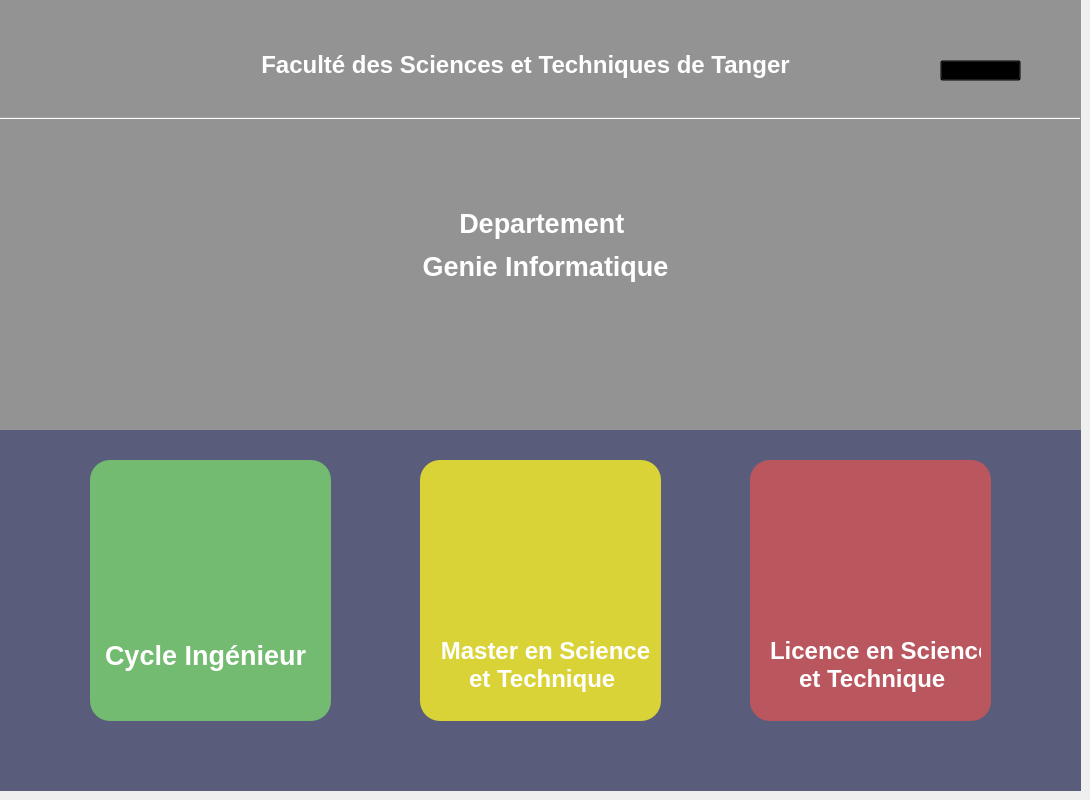
    <widget class="QWidget" name="welcomePage">
     <widget class="QLabel" name="backgroundImg">
      <property name="geometry">
       <rect>
        <x>0</x>
        <y>0</y>
        <width>1081</width>
        <height>431</height>
       </rect>
      </property>
      <property name="styleSheet">
       <string notr="true">background-image: url(:/assets/fstt.jpg);</string>
      </property>
      <property name="text">
       <string/>
      </property>
     </widget>
     <widget class="QLabel" name="label_2">
      <property name="geometry">
       <rect>
        <x>0</x>
        <y>0</y>
        <width>1081</width>
        <height>431</height>
       </rect>
      </property>
      <property name="styleSheet">
       <string notr="true">background-color: rgba(128, 128, 128, 210);</string>
      </property>
      <property name="text">
       <string/>
      </property>
     </widget>
     <widget class="QLabel" name="label_3">
      <property name="geometry">
       <rect>
        <x>0</x>
        <y>430</y>
        <width>1081</width>
        <height>361</height>
       </rect>
      </property>
      <property name="styleSheet">
       <string notr="true">background-color: rgb(89, 93, 123);</string>
      </property>
      <property name="text">
       <string/>
      </property>
     </widget>
     <widget class="QLabel" name="label_4">
      <property name="geometry">
       <rect>
        <x>0</x>
        <y>10</y>
        <width>161</width>
        <height>131</height>
       </rect>
      </property>
      <property name="styleSheet">
       <string notr="true">image: url(:/assets/FST-Tanger-removebg-preview.png);</string>
      </property>
      <property name="text">
       <string/>
      </property>
     </widget>
     <widget class="QLabel" name="label_7">
      <property name="geometry">
       <rect>
        <x>90</x>
        <y>460</y>
        <width>241</width>
        <height>261</height>
       </rect>
      </property>
      <property name="styleSheet">
       <string notr="true">background-color: rgba(124, 226, 107, 0.71);
border-radius: 20px;</string>
      </property>
      <property name="text">
       <string/>
      </property>
     </widget>
     <widget class="QPushButton" name="cyclebtn">
      <property name="geometry">
       <rect>
        <x>90</x>
        <y>460</y>
        <width>241</width>
        <height>261</height>
       </rect>
      </property>
      <property name="styleSheet">
       <string notr="true">border-radius: 20px;
</string>
      </property>
      <property name="text">
       <string/>
      </property>
     </widget>
     <widget class="QLabel" name="cycle_logo">
      <property name="geometry">
       <rect>
        <x>130</x>
        <y>480</y>
        <width>151</width>
        <height>121</height>
       </rect>
      </property>
      <property name="styleSheet">
       <string notr="true">image: url(:/assets/software.png);</string>
      </property>
      <property name="text">
       <string/>
      </property>
     </widget>
     <widget class="QLabel" name="label_8">
      <property name="geometry">
       <rect>
        <x>100</x>
        <y>620</y>
        <width>211</width>
        <height>71</height>
       </rect>
      </property>
      <property name="styleSheet">
       <string notr="true">color: rgb(255, 255, 255);</string>
      </property>
      <property name="text">
       <string>&lt;html&gt;&lt;head/&gt;&lt;body&gt;&lt;p align=&quot;center&quot;&gt;&lt;span style=&quot; font-size:20pt; font-weight:700;&quot;&gt;Cycle Ingénieur&lt;/span&gt;&lt;/p&gt;&lt;/body&gt;&lt;/html&gt;</string>
      </property>
     </widget>
     <widget class="QLabel" name="label_9">
      <property name="geometry">
       <rect>
        <x>420</x>
        <y>460</y>
        <width>241</width>
        <height>261</height>
       </rect>
      </property>
      <property name="styleSheet">
       <string notr="true">background-color: rgba(233, 225, 48, 0.9);
border-radius: 20px;</string>
      </property>
      <property name="text">
       <string/>
      </property>
     </widget>
     <widget class="QPushButton" name="master_btn">
      <property name="geometry">
       <rect>
        <x>420</x>
        <y>460</y>
        <width>241</width>
        <height>261</height>
       </rect>
      </property>
      <property name="styleSheet">
       <string notr="true">border-radius: 20px;
</string>
      </property>
      <property name="text">
       <string/>
      </property>
     </widget>
     <widget class="QLabel" name="master_logo">
      <property name="geometry">
       <rect>
        <x>470</x>
        <y>490</y>
        <width>151</width>
        <height>121</height>
       </rect>
      </property>
      <property name="styleSheet">
       <string notr="true">image: url(:/assets/degree.png);</string>
      </property>
      <property name="text">
       <string/>
      </property>
     </widget>
     <widget class="QLabel" name="label_10">
      <property name="geometry">
       <rect>
        <x>440</x>
        <y>630</y>
        <width>211</width>
        <height>71</height>
       </rect>
      </property>
      <property name="styleSheet">
       <string notr="true">color: rgb(255, 255, 255);</string>
      </property>
      <property name="text">
       <string>&lt;html&gt;&lt;head/&gt;&lt;body&gt;&lt;p align=&quot;center&quot;&gt;&lt;span style=&quot; font-size:18pt; font-weight:700;&quot;&gt;Master en Science &lt;br/&gt;  et Technique &lt;/span&gt;&lt;/p&gt;&lt;/body&gt;&lt;/html&gt;</string>
      </property>
     </widget>
     <widget class="QLabel" name="label_11">
      <property name="geometry">
       <rect>
        <x>750</x>
        <y>460</y>
        <width>241</width>
        <height>261</height>
       </rect>
      </property>
      <property name="styleSheet">
       <string notr="true">background-color: rgba(221, 84, 84, 0.73);
border-radius: 20px;</string>
      </property>
      <property name="text">
       <string/>
      </property>
     </widget>
     <widget class="QPushButton" name="licence_btn">
      <property name="geometry">
       <rect>
        <x>750</x>
        <y>460</y>
        <width>241</width>
        <height>261</height>
       </rect>
      </property>
      <property name="styleSheet">
       <string notr="true">border-radius: 20px;
</string>
      </property>
      <property name="text">
       <string/>
      </property>
     </widget>
     <widget class="QLabel" name="licence_logo">
      <property name="geometry">
       <rect>
        <x>800</x>
        <y>480</y>
        <width>151</width>
        <height>121</height>
       </rect>
      </property>
      <property name="styleSheet">
       <string notr="true">image: url(:/assets/idea.png);</string>
      </property>
      <property name="text">
       <string/>
      </property>
     </widget>
     <widget class="QLabel" name="label_12">
      <property name="geometry">
       <rect>
        <x>770</x>
        <y>630</y>
        <width>211</width>
        <height>71</height>
       </rect>
      </property>
      <property name="styleSheet">
       <string notr="true">color: rgb(255, 255, 255);</string>
      </property>
      <property name="text">
       <string>&lt;html&gt;&lt;head/&gt;&lt;body&gt;&lt;p align=&quot;center&quot;&gt;&lt;span style=&quot; font-size:18pt; font-weight:700;&quot;&gt;Licence en Science &lt;br/&gt;et Technique &lt;/span&gt;&lt;/p&gt;&lt;/body&gt;&lt;/html&gt;</string>
      </property>
     </widget>
     <widget class="Line" name="line">
      <property name="geometry">
       <rect>
        <x>0</x>
        <y>110</y>
        <width>1081</width>
        <height>16</height>
       </rect>
      </property>
      <property name="styleSheet">
       <string notr="true">color: rgb(0, 0, 0);</string>
      </property>
      <property name="orientation">
       <enum>Qt::Horizontal</enum>
      </property>
     </widget>
     <widget class="QLabel" name="label">
      <property name="geometry">
       <rect>
        <x>890</x>
        <y>50</y>
        <width>51</width>
        <height>41</height>
       </rect>
      </property>
      <property name="styleSheet">
       <string notr="true">image: url(:/assets/user.png);</string>
      </property>
      <property name="text">
       <string/>
      </property>
     </widget>
     <widget class="QPushButton" name="login_btn">
      <property name="geometry">
       <rect>
        <x>940</x>
        <y>60</y>
        <width>81</width>
        <height>21</height>
       </rect>
      </property>
      <property name="styleSheet">
       <string notr="true">background: transparent;
</string>
      </property>
      <property name="text">
       <string>Se Connecter</string>
      </property>
     </widget>
     <widget class="QLabel" name="label_5">
      <property name="geometry">
       <rect>
        <x>260</x>
        <y>40</y>
        <width>531</width>
        <height>51</height>
       </rect>
      </property>
      <property name="styleSheet">
       <string notr="true">color: rgb(255, 255, 255);</string>
      </property>
      <property name="text">
       <string>&lt;html&gt;&lt;head/&gt;&lt;body&gt;&lt;p align=&quot;center&quot;&gt;&lt;span style=&quot; font-size:18pt; font-weight:700;&quot;&gt;Faculté des Sciences et Techniques de Tanger&lt;/span&gt;&lt;/p&gt;&lt;/body&gt;&lt;/html&gt;</string>
      </property>
     </widget>
     <widget class="QLabel" name="label_6">
      <property name="geometry">
       <rect>
        <x>270</x>
        <y>190</y>
        <width>551</width>
        <height>111</height>
       </rect>
      </property>
      <property name="styleSheet">
       <string notr="true">color: rgb(255, 255, 255);</string>
      </property>
      <property name="text">
       <string>&lt;html&gt;&lt;head/&gt;&lt;body&gt;&lt;p align=&quot;center&quot;&gt;&lt;span style=&quot; font-size:20pt; font-weight:700;&quot;&gt;Departement &lt;/span&gt;&lt;/p&gt;&lt;p align=&quot;center&quot;&gt;&lt;span style=&quot; font-size:20pt; font-weight:700;&quot;&gt;Genie Informatique&lt;/span&gt;&lt;/p&gt;&lt;/body&gt;&lt;/html&gt;</string>
      </property>
     </widget>
    </widget>
